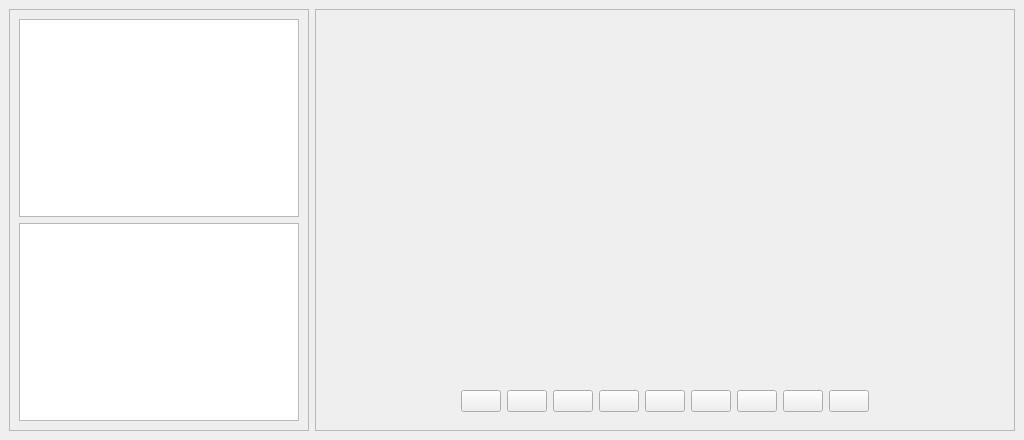
<?xml version="1.0" encoding="UTF-8"?>
<ui version="4.0">
 <class>Wave</class>
 <widget class="QDockWidget" name="Wave">
  <property name="geometry">
   <rect>
    <x>0</x>
    <y>0</y>
    <width>1024</width>
    <height>440</height>
   </rect>
  </property>
  <property name="windowTitle">
   <string>Wa&amp;ve</string>
  </property>
  <widget class="QWidget" name="dockWidgetContents">
   <layout class="QGridLayout" name="gridLayout">
    <item row="0" column="0">
     <widget class="QFrame" name="selectionFrame">
      <property name="minimumSize">
       <size>
        <width>300</width>
        <height>0</height>
       </size>
      </property>
      <property name="maximumSize">
       <size>
        <width>300</width>
        <height>16777215</height>
       </size>
      </property>
      <property name="frameShape">
       <enum>QFrame::StyledPanel</enum>
      </property>
      <property name="frameShadow">
       <enum>QFrame::Raised</enum>
      </property>
      <layout class="QVBoxLayout" name="verticalLayout">
       <item>
        <widget class="QTreeView" name="treeView"/>
       </item>
       <item>
        <widget class="QTreeView" name="treeSelectionView"/>
       </item>
      </layout>
     </widget>
    </item>
    <item row="0" column="1">
     <widget class="QFrame" name="signalFrame">
      <property name="minimumSize">
       <size>
        <width>700</width>
        <height>0</height>
       </size>
      </property>
      <property name="frameShape">
       <enum>QFrame::StyledPanel</enum>
      </property>
      <property name="frameShadow">
       <enum>QFrame::Raised</enum>
      </property>
      <layout class="QGridLayout" name="gridLayout_2">
       <item row="1" column="0">
        <widget class="QWidget" name="toolWidget" native="true">
         <property name="maximumSize">
          <size>
           <width>16777215</width>
           <height>40</height>
          </size>
         </property>
         <property name="styleSheet">
          <string notr="true"/>
         </property>
         <layout class="QHBoxLayout" name="horizontalLayout">
          <item>
           <spacer name="horizontalSpacer">
            <property name="orientation">
             <enum>Qt::Horizontal</enum>
            </property>
            <property name="sizeHint" stdset="0">
             <size>
              <width>40</width>
              <height>20</height>
             </size>
            </property>
           </spacer>
          </item>
          <item>
           <widget class="QPushButton" name="pushMoveStart">
            <property name="text">
             <string/>
            </property>
            <property name="icon">
             <iconset resource="icons/icons.qrc">
              <normaloff>:/media-skip-backward.svg</normaloff>:/media-skip-backward.svg</iconset>
            </property>
           </widget>
          </item>
          <item>
           <widget class="QPushButton" name="pushJumpLeft">
            <property name="text">
             <string/>
            </property>
            <property name="icon">
             <iconset resource="icons/icons.qrc">
              <normaloff>:/media-seek-backward.svg</normaloff>:/media-seek-backward.svg</iconset>
            </property>
           </widget>
          </item>
          <item>
           <widget class="QPushButton" name="pushMoveLeft">
            <property name="text">
             <string/>
            </property>
            <property name="icon">
             <iconset resource="icons/icons.qrc">
              <normaloff>:/zoom-previous.svg</normaloff>:/zoom-previous.svg</iconset>
            </property>
            <property name="iconSize">
             <size>
              <width>16</width>
              <height>16</height>
             </size>
            </property>
           </widget>
          </item>
          <item>
           <widget class="QPushButton" name="pushZoomFitWidth">
            <property name="toolTip">
             <string>Fit width</string>
            </property>
            <property name="text">
             <string/>
            </property>
            <property name="icon">
             <iconset resource="icons/icons.qrc">
              <normaloff>:/zoom-fit-width.svg</normaloff>:/zoom-fit-width.svg</iconset>
            </property>
            <property name="iconSize">
             <size>
              <width>15</width>
              <height>16</height>
             </size>
            </property>
           </widget>
          </item>
          <item>
           <widget class="QPushButton" name="pushMoveRight">
            <property name="text">
             <string/>
            </property>
            <property name="icon">
             <iconset resource="icons/icons.qrc">
              <normaloff>:/zoom-next.svg</normaloff>:/zoom-next.svg</iconset>
            </property>
            <property name="iconSize">
             <size>
              <width>16</width>
              <height>16</height>
             </size>
            </property>
           </widget>
          </item>
          <item>
           <widget class="QPushButton" name="pushJumpRight">
            <property name="text">
             <string/>
            </property>
            <property name="icon">
             <iconset resource="icons/icons.qrc">
              <normaloff>:/media-seek-forward.svg</normaloff>:/media-seek-forward.svg</iconset>
            </property>
           </widget>
          </item>
          <item>
           <widget class="QPushButton" name="pushMoveEnd">
            <property name="text">
             <string/>
            </property>
            <property name="icon">
             <iconset resource="icons/icons.qrc">
              <normaloff>:/media-skip-forward.svg</normaloff>:/media-skip-forward.svg</iconset>
            </property>
           </widget>
          </item>
          <item>
           <widget class="QPushButton" name="pushZoomOut">
            <property name="toolTip">
             <string>&lt;html&gt;&lt;head/&gt;&lt;body&gt;&lt;p&gt;Zoom out&lt;/p&gt;&lt;/body&gt;&lt;/html&gt;</string>
            </property>
            <property name="text">
             <string/>
            </property>
            <property name="icon">
             <iconset resource="icons/icons.qrc">
              <normaloff>:/zoom-out.svg</normaloff>:/zoom-out.svg</iconset>
            </property>
           </widget>
          </item>
          <item>
           <widget class="QPushButton" name="pushZoomIn">
            <property name="toolTip">
             <string>Zoom in</string>
            </property>
            <property name="text">
             <string/>
            </property>
            <property name="icon">
             <iconset resource="icons/icons.qrc">
              <normaloff>:/zoom-in.svg</normaloff>:/zoom-in.svg</iconset>
            </property>
           </widget>
          </item>
          <item>
           <spacer name="horizontalSpacer_2">
            <property name="orientation">
             <enum>Qt::Horizontal</enum>
            </property>
            <property name="sizeHint" stdset="0">
             <size>
              <width>40</width>
              <height>20</height>
             </size>
            </property>
           </spacer>
          </item>
         </layout>
        </widget>
       </item>
       <item row="0" column="0">
        <widget class="QWidget" name="viewerWidget" native="true">
         <property name="minimumSize">
          <size>
           <width>500</width>
           <height>0</height>
          </size>
         </property>
         <layout class="QVBoxLayout" name="verticalLayout_2"/>
        </widget>
       </item>
      </layout>
     </widget>
    </item>
   </layout>
  </widget>
 </widget>
 <resources>
  <include location="icons/icons.qrc"/>
 </resources>
 <connections/>
</ui>
